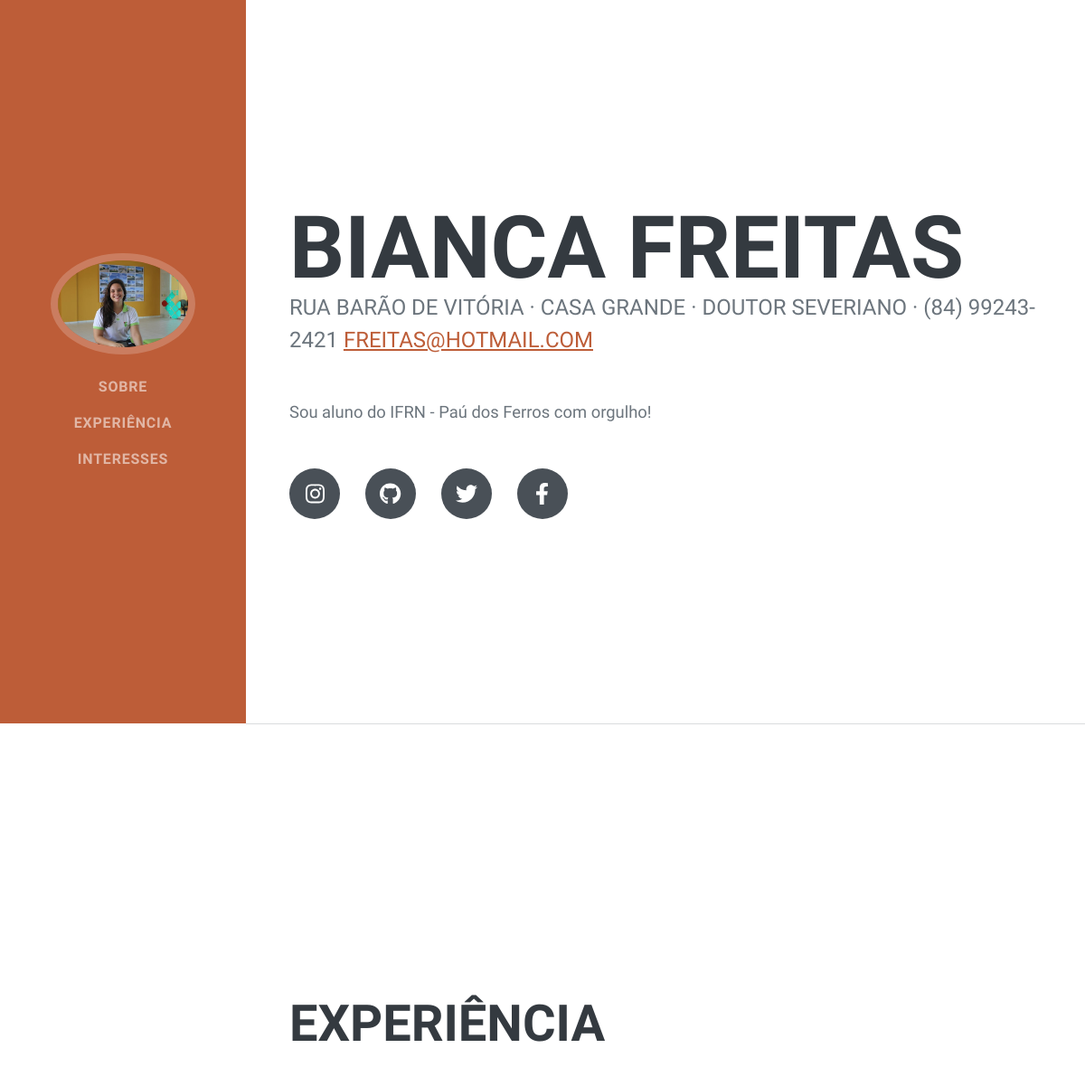
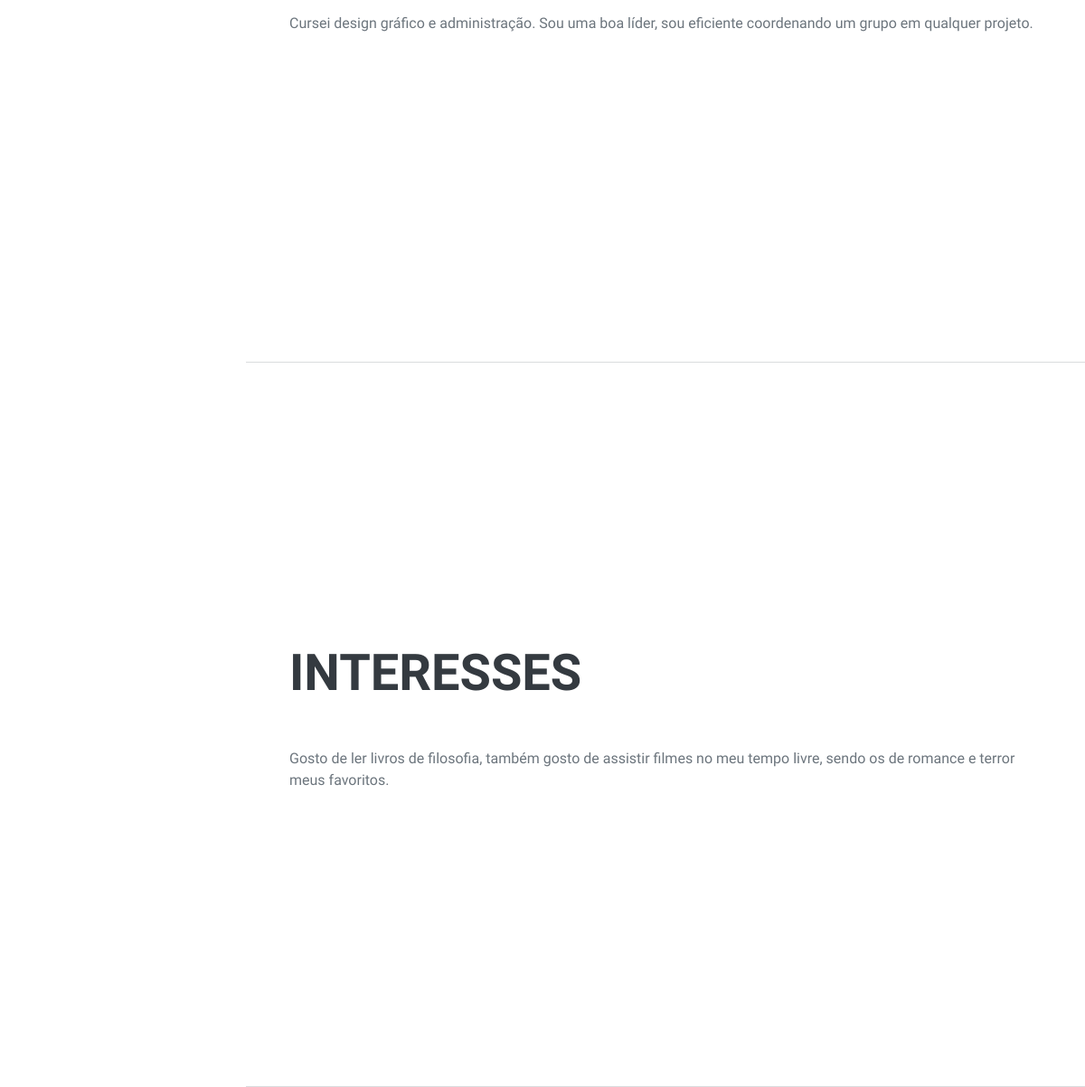
The app's page /detalhes/2 with its own data (2 pictures, top to bottom).
### aluno/models.py (models this page shows, shortened)
class Aluno(models.Model):
    nome = models.CharField(max_length=150)
    email = models.EmailField()
    telefone = models.CharField(max_length=20)
    endereco = models.TextField()
    habilidades = models.TextField()
    interesses = models.TextField()
    curso = models.ForeignKey(Curso, on_delete=models.CASCADE)
    foto = models.ImageField(upload_to='perfis/', null=True, blank=True)

### aluno/views.py (the view)
# urls.py: path('detalhes/<int:pk>', views.detalhes,name='detalhes'),
def detalhes(request, pk):
    alunos = get_object_or_404(Aluno, pk=pk)
    context = {
        'aluno' : alunos
    }
    return render (
        request,
        'aluno/detalhes.html',
        context
    )

### aluno/templates/aluno/detalhes.html (shortened to what this page needs)
{% extends 'base.html' %}
{% load static %}
{% block head %}
    <link rel="stylesheet" href="{% static "css/detalhes.css" %}">
{% endblock head %}
{% block content %}
<nav class="navbar navbar-expand-lg navbar-dark bg-primary fixed-top" id="sideNav">
    <a class="navbar-brand js-scroll-trigger" href="#page-top">
        <span class="d-none d-lg-block"><img class="img-fluid img-profile rounded-circle mx-auto mb-2"
                src="{{ aluno.foto.url }}" alt="..." /></span>
    </a>
    <div class="collapse navbar-collapse" id="navbarResponsive">
        <ul class="navbar-nav">
            <li class="nav-item"><a class="nav-link js-scroll-trigger" href="#about">Sobre</a></li>
            <li class="nav-item"><a class="nav-link js-scroll-trigger" href="#experience">Experiência</a></li>
            <li class="nav-item"><a class="nav-link js-scroll-trigger" href="#interests">Interesses</a></li>
        </ul>
    </div>
</nav>
<div class="container-fluid p-0">
    <section class="resume-section" id="about">
        <div class="resume-section-content">
            <h1 class="mb-0">
                {{ aluno.nome }}
            </h1>
            <div class="subheading mb-5">
                {{ aluno.endereco }} · {{ aluno.telefone }}
                <a href="mailto:name@email.com">{{ aluno.email }}</a>
            </div>
            <p class="lead mb-5">Sou aluno do IFRN - Paú dos Ferros com orgulho!</p>
            <div class="social-icons">
                <a class="social-icon" href="#!"><i class="fab fa-instagram"></i></a>
                {% if aluno.curso.nome == 'Informática' %}
                    <a class="social-icon" href="#!"><i class="fab fa-github"></i></a>
                {% endif %}
                <a class="social-icon" href="#!"><i class="fab fa-twitter"></i></a>
                <a class="social-icon" href="#!"><i class="fab fa-facebook-f"></i></a>
            </div>
        </div>
    </section>
    <hr class="m-0" />
    <section class="resume-section" id="experience">
        <div class="resume-section-content">
            <h2 class="mb-5">Experiência</h2>
            <div class="d-flex flex-column flex-md-row justify-content-between mb-5">
                <div class="flex-grow-1">
                    <p>{{ aluno.habilidades }}</p>
                </div>
            </div>
        </div>
    </section>
    <hr class="m-0" />
    <section class="resume-section" id="interests">
        <div class="resume-section-content">
            <h2 class="mb-5">Interesses</h2>
            <p>{{ aluno.interesses }}</p>
        </div>
    </section>
</div>
{% endblock content %}

### records on screen
Aluno: foto (picture), nome "BIANCA FREITAS", endereco "RUA BARÃO DE VITÓRIA · CASA GRANDE · DOUTOR SEVERIANO", telefone "(84) 99243-2421", email "FREITAS@HOTMAIL.COM", habilidades "Cursei design gráfico e administração. Sou uma boa líder, sou eficiente coordenando um grupo em qualquer projeto.", interesses "Gosto de ler livros de filosofia, também gosto de assistir filmes no meu tempo livre, sendo os de romance e terror meus favoritos."
